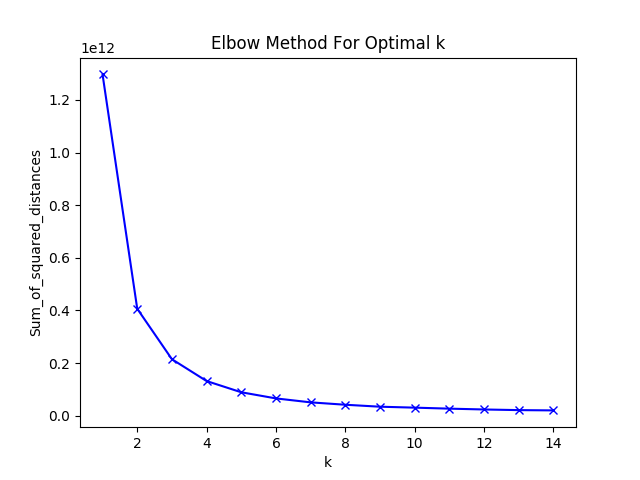

The script that drew this image:
import matplotlib.pyplot as plt
from pyspark.mllib.linalg import Vectors
from pyspark.mllib.clustering import KMeans
from pyspark import SparkContext, SparkConf
import datetime as dt
import dateutil.parser as par

conf = SparkConf().setAppName("test").setMaster("local[*]")
sc = SparkContext(conf=conf)
from pyspark.sql import SparkSession

spark = SparkSession \
    .builder \
    .appName("Elbow") \
    .config("spark.some.config.option", "Angadpreet-Elbow") \
    .getOrCreate()
today = dt.datetime.today()
spark_df = spark.read.json("Data/yelp_academic_dataset_user.json").select("review_count", "average_stars", "yelping_since").rdd.map(lambda x: (x[0], x[1], (par.parse(x[2])-today).days))
vector_df = spark_df.map(lambda s : Vectors.dense(s))
Sum_of_squared_distances = []
K = range(1,15)
for k in K:
    km = KMeans()
    kme = km.train(vector_df, k)
    Sum_of_squared_distances.append(kme.computeCost(vector_df))
plt.plot(K, Sum_of_squared_distances, 'bx-')
plt.xlabel('k')
plt.ylabel('Sum_of_squared_distances')
plt.title('Elbow Method For Optimal k')
plt.show()
